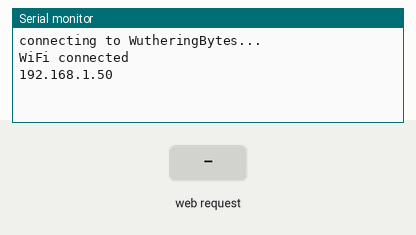
Bench run of a sketch on a simulated ESP8266 (NodeMCU). Parts: the last lines printed to the serial monitor. The inputs (shaded band) are chosen by the test bench. WiFi joins after 1.5 s; servers stay silent unless stated; not simulated (calls return 0 or success): secrets.h.

Above: at 2.3 s.
2.4 s: HTTP request GET /strobe_on received
At 3.2 s:
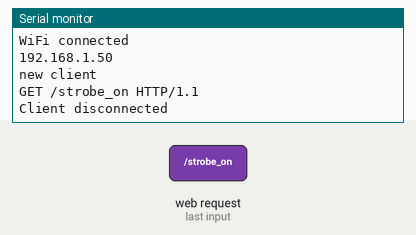
3.9 s: HTTP request GET /strobe_off received
At 4.3 s:
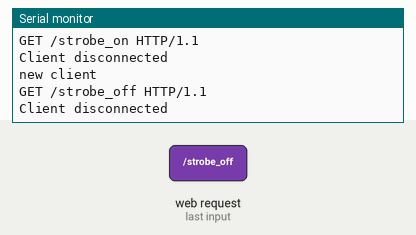

The sketch:

puzzle-3.ino
```cpp
#include <ESP8266WiFi.h>
#include <WiFiClient.h>
#include "secrets.h"
#include <Ticker.h>

//this will be changed to match oshcamp network
const char *ssid = "WutheringBytes";
WiFiServer server(1337);
#define STROBE 15

Ticker t_status;
void status()
{
    /*
    WL_NO_SHIELD = 255,
    WL_IDLE_STATUS = 0,
    WL_NO_SSID_AVAIL = 1
    WL_SCAN_COMPLETED = 2
    WL_CONNECTED = 3
    WL_CONNECT_FAILED = 4
    WL_CONNECTION_LOST = 5
    WL_DISCONNECTED = 6
    */
    WiFi.printDiag(Serial);
    Serial.println(WiFi.status());
    Serial.println(WiFi.localIP());
}

void setup()
{
    WiFi.mode(WIFI_STA);
    Serial.begin(9600);
    pinMode(STROBE, OUTPUT);
    //transitor controls nfet so inverted
    digitalWrite(STROBE, true);

    server.begin();
    t_status.attach(10, status);
}

void loop()
{
    if (WiFi.status() != WL_CONNECTED)
    {
        WiFi.mode(WIFI_STA);
        Serial.print("connecting to ");
        Serial.print(ssid);
        Serial.println("...");
        WiFi.begin(ssid);

        if (WiFi.waitForConnectResult() != WL_CONNECTED)
            return;
        Serial.println("WiFi connected");
        WiFi.mode(WIFI_STA);
        Serial.println(WiFi.localIP());
    }
    // Check if a client has connected
    WiFiClient client = server.available();
    if(!client)
    {
        return;
    }

    // Wait until the client sends some data
    Serial.println("new client");
    while(!client.available())
    {
        delay(1);
    }

    // If this was defcon I'd be worried by this
    String req = client.readStringUntil('\n');
    Serial.println(req);
    client.flush();

    // Match the request
    String s;
    int val;
    if(req.indexOf(password) != 0)
    {
        Serial.println("bad password");
        client.print("bad password");
        client.stop();
        return;
    }

    if (req.indexOf("strobe_on") != -1)
    {
        client.print("strobe on");
        digitalWrite(STROBE, false);
    }
    else if (req.indexOf("strobe_off") != -1)
    {
        client.print("strobe off");
        digitalWrite(STROBE, true);
    }
    else
    {
        Serial.println("invalid request");
        client.print("invalid request");
    }

    client.flush();
    delay(1);
    // when the function returns and 'client' object is destroyed
    Serial.println("Client disconnected");
}
```

Measured:
- after the input at 2.4 s, the serial monitor: prints a new line at once (image 1)
- after the input at 3.9 s, the serial monitor: prints a new line at once (image 2)
